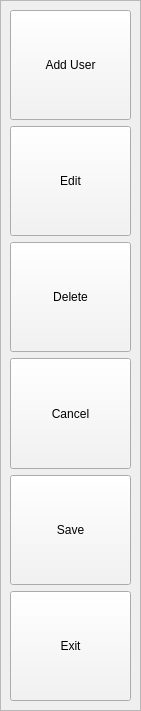
  <widget class="QFrame" name="frame">
   <property name="geometry">
    <rect>
     <x>10</x>
     <y>10</y>
     <width>141</width>
     <height>711</height>
    </rect>
   </property>
   <property name="frameShape">
    <enum>QFrame::StyledPanel</enum>
   </property>
   <property name="frameShadow">
    <enum>QFrame::Raised</enum>
   </property>
   <widget class="QWidget" name="verticalLayoutWidget">
    <property name="geometry">
     <rect>
      <x>10</x>
      <y>10</y>
      <width>121</width>
      <height>691</height>
     </rect>
    </property>
    <layout class="QVBoxLayout" name="verticalLayout">
     <item>
      <widget class="QPushButton" name="pushButton_3">
       <property name="sizePolicy">
        <sizepolicy hsizetype="MinimumExpanding" vsizetype="MinimumExpanding">
         <horstretch>0</horstretch>
         <verstretch>0</verstretch>
        </sizepolicy>
       </property>
       <property name="palette">
        <palette>
         <active>
          <colorrole role="Button">
           <brush brushstyle="SolidPattern">
            <color alpha="255">
             <red>243</red>
             <green>243</green>
             <blue>243</blue>
            </color>
           </brush>
          </colorrole>
          <colorrole role="ButtonText">
           <brush brushstyle="SolidPattern">
            <color alpha="255">
             <red>0</red>
             <green>0</green>
             <blue>0</blue>
            </color>
           </brush>
          </colorrole>
         </active>
         <inactive>
          <colorrole role="Button">
           <brush brushstyle="SolidPattern">
            <color alpha="255">
             <red>243</red>
             <green>243</green>
             <blue>243</blue>
            </color>
           </brush>
          </colorrole>
          <colorrole role="ButtonText">
           <brush brushstyle="SolidPattern">
            <color alpha="255">
             <red>0</red>
             <green>0</green>
             <blue>0</blue>
            </color>
           </brush>
          </colorrole>
         </inactive>
         <disabled>
          <colorrole role="Button">
           <brush brushstyle="SolidPattern">
            <color alpha="255">
             <red>243</red>
             <green>243</green>
             <blue>243</blue>
            </color>
           </brush>
          </colorrole>
          <colorrole role="ButtonText">
           <brush brushstyle="SolidPattern">
            <color alpha="255">
             <red>190</red>
             <green>190</green>
             <blue>190</blue>
            </color>
           </brush>
          </colorrole>
         </disabled>
        </palette>
       </property>
       <property name="layoutDirection">
        <enum>Qt::LeftToRight</enum>
       </property>
       <property name="text">
        <string>Add User</string>
       </property>
      </widget>
     </item>
     <item>
      <widget class="QPushButton" name="pushButton_2">
       <property name="sizePolicy">
        <sizepolicy hsizetype="MinimumExpanding" vsizetype="MinimumExpanding">
         <horstretch>0</horstretch>
         <verstretch>0</verstretch>
        </sizepolicy>
       </property>
       <property name="palette">
        <palette>
         <active>
          <colorrole role="Button">
           <brush brushstyle="SolidPattern">
            <color alpha="255">
             <red>243</red>
             <green>243</green>
             <blue>243</blue>
            </color>
           </brush>
          </colorrole>
          <colorrole role="ButtonText">
           <brush brushstyle="SolidPattern">
            <color alpha="255">
             <red>0</red>
             <green>0</green>
             <blue>0</blue>
            </color>
           </brush>
          </colorrole>
         </active>
         <inactive>
          <colorrole role="Button">
           <brush brushstyle="SolidPattern">
            <color alpha="255">
             <red>243</red>
             <green>243</green>
             <blue>243</blue>
            </color>
           </brush>
          </colorrole>
          <colorrole role="ButtonText">
           <brush brushstyle="SolidPattern">
            <color alpha="255">
             <red>0</red>
             <green>0</green>
             <blue>0</blue>
            </color>
           </brush>
          </colorrole>
         </inactive>
         <disabled>
          <colorrole role="Button">
           <brush brushstyle="SolidPattern">
            <color alpha="255">
             <red>243</red>
             <green>243</green>
             <blue>243</blue>
            </color>
           </brush>
          </colorrole>
          <colorrole role="ButtonText">
           <brush brushstyle="SolidPattern">
            <color alpha="255">
             <red>190</red>
             <green>190</green>
             <blue>190</blue>
            </color>
           </brush>
          </colorrole>
         </disabled>
        </palette>
       </property>
       <property name="focusPolicy">
        <enum>Qt::NoFocus</enum>
       </property>
       <property name="text">
        <string>Edit</string>
       </property>
      </widget>
     </item>
     <item>
      <widget class="QPushButton" name="pushButton_4">
       <property name="sizePolicy">
        <sizepolicy hsizetype="MinimumExpanding" vsizetype="MinimumExpanding">
         <horstretch>0</horstretch>
         <verstretch>0</verstretch>
        </sizepolicy>
       </property>
       <property name="palette">
        <palette>
         <active>
          <colorrole role="Button">
           <brush brushstyle="SolidPattern">
            <color alpha="255">
             <red>243</red>
             <green>243</green>
             <blue>243</blue>
            </color>
           </brush>
          </colorrole>
          <colorrole role="ButtonText">
           <brush brushstyle="SolidPattern">
            <color alpha="255">
             <red>0</red>
             <green>0</green>
             <blue>0</blue>
            </color>
           </brush>
          </colorrole>
         </active>
         <inactive>
          <colorrole role="Button">
           <brush brushstyle="SolidPattern">
            <color alpha="255">
             <red>243</red>
             <green>243</green>
             <blue>243</blue>
            </color>
           </brush>
          </colorrole>
          <colorrole role="ButtonText">
           <brush brushstyle="SolidPattern">
            <color alpha="255">
             <red>0</red>
             <green>0</green>
             <blue>0</blue>
            </color>
           </brush>
          </colorrole>
         </inactive>
         <disabled>
          <colorrole role="Button">
           <brush brushstyle="SolidPattern">
            <color alpha="255">
             <red>243</red>
             <green>243</green>
             <blue>243</blue>
            </color>
           </brush>
          </colorrole>
          <colorrole role="ButtonText">
           <brush brushstyle="SolidPattern">
            <color alpha="255">
             <red>190</red>
             <green>190</green>
             <blue>190</blue>
            </color>
           </brush>
          </colorrole>
         </disabled>
        </palette>
       </property>
       <property name="focusPolicy">
        <enum>Qt::NoFocus</enum>
       </property>
       <property name="text">
        <string>Delete</string>
       </property>
      </widget>
     </item>
     <item>
      <widget class="QPushButton" name="pushButton_49">
       <property name="sizePolicy">
        <sizepolicy hsizetype="MinimumExpanding" vsizetype="MinimumExpanding">
         <horstretch>0</horstretch>
         <verstretch>0</verstretch>
        </sizepolicy>
       </property>
       <property name="palette">
        <palette>
         <active>
          <colorrole role="Button">
           <brush brushstyle="SolidPattern">
            <color alpha="255">
             <red>243</red>
             <green>243</green>
             <blue>243</blue>
            </color>
           </brush>
          </colorrole>
          <colorrole role="ButtonText">
           <brush brushstyle="SolidPattern">
            <color alpha="255">
             <red>0</red>
             <green>0</green>
             <blue>0</blue>
            </color>
           </brush>
          </colorrole>
         </active>
         <inactive>
          <colorrole role="Button">
           <brush brushstyle="SolidPattern">
            <color alpha="255">
             <red>243</red>
             <green>243</green>
             <blue>243</blue>
            </color>
           </brush>
          </colorrole>
          <colorrole role="ButtonText">
           <brush brushstyle="SolidPattern">
            <color alpha="255">
             <red>0</red>
             <green>0</green>
             <blue>0</blue>
            </color>
           </brush>
          </colorrole>
         </inactive>
         <disabled>
          <colorrole role="Button">
           <brush brushstyle="SolidPattern">
            <color alpha="255">
             <red>243</red>
             <green>243</green>
             <blue>243</blue>
            </color>
           </brush>
          </colorrole>
          <colorrole role="ButtonText">
           <brush brushstyle="SolidPattern">
            <color alpha="255">
             <red>190</red>
             <green>190</green>
             <blue>190</blue>
            </color>
           </brush>
          </colorrole>
         </disabled>
        </palette>
       </property>
       <property name="focusPolicy">
        <enum>Qt::NoFocus</enum>
       </property>
       <property name="text">
        <string>Cancel</string>
       </property>
      </widget>
     </item>
     <item>
      <widget class="QPushButton" name="pushButton_5">
       <property name="sizePolicy">
        <sizepolicy hsizetype="MinimumExpanding" vsizetype="MinimumExpanding">
         <horstretch>0</horstretch>
         <verstretch>0</verstretch>
        </sizepolicy>
       </property>
       <property name="palette">
        <palette>
         <active>
          <colorrole role="Button">
           <brush brushstyle="SolidPattern">
            <color alpha="255">
             <red>243</red>
             <green>243</green>
             <blue>243</blue>
            </color>
           </brush>
          </colorrole>
          <colorrole role="Text">
           <brush brushstyle="SolidPattern">
            <color alpha="255">
             <red>255</red>
             <green>255</green>
             <blue>255</blue>
            </color>
           </brush>
          </colorrole>
          <colorrole role="ButtonText">
           <brush brushstyle="SolidPattern">
            <color alpha="255">
             <red>0</red>
             <green>0</green>
             <blue>0</blue>
            </color>
           </brush>
          </colorrole>
         </active>
         <inactive>
          <colorrole role="Button">
           <brush brushstyle="SolidPattern">
            <color alpha="255">
             <red>243</red>
             <green>243</green>
             <blue>243</blue>
            </color>
           </brush>
          </colorrole>
          <colorrole role="Text">
           <brush brushstyle="SolidPattern">
            <color alpha="255">
             <red>255</red>
             <green>255</green>
             <blue>255</blue>
            </color>
           </brush>
          </colorrole>
          <colorrole role="ButtonText">
           <brush brushstyle="SolidPattern">
            <color alpha="255">
             <red>0</red>
             <green>0</green>
             <blue>0</blue>
            </color>
           </brush>
          </colorrole>
         </inactive>
         <disabled>
          <colorrole role="Button">
           <brush brushstyle="SolidPattern">
            <color alpha="255">
             <red>243</red>
             <green>243</green>
             <blue>243</blue>
            </color>
           </brush>
          </colorrole>
          <colorrole role="Text">
           <brush brushstyle="SolidPattern">
            <color alpha="255">
             <red>190</red>
             <green>190</green>
             <blue>190</blue>
            </color>
           </brush>
          </colorrole>
          <colorrole role="ButtonText">
           <brush brushstyle="SolidPattern">
            <color alpha="255">
             <red>190</red>
             <green>190</green>
             <blue>190</blue>
            </color>
           </brush>
          </colorrole>
         </disabled>
        </palette>
       </property>
       <property name="focusPolicy">
        <enum>Qt::NoFocus</enum>
       </property>
       <property name="text">
        <string>Save</string>
       </property>
      </widget>
     </item>
     <item>
      <widget class="QPushButton" name="pushButton">
       <property name="sizePolicy">
        <sizepolicy hsizetype="MinimumExpanding" vsizetype="MinimumExpanding">
         <horstretch>0</horstretch>
         <verstretch>0</verstretch>
        </sizepolicy>
       </property>
       <property name="palette">
        <palette>
         <active>
          <colorrole role="Button">
           <brush brushstyle="SolidPattern">
            <color alpha="255">
             <red>243</red>
             <green>243</green>
             <blue>243</blue>
            </color>
           </brush>
          </colorrole>
          <colorrole role="ButtonText">
           <brush brushstyle="SolidPattern">
            <color alpha="255">
             <red>0</red>
             <green>0</green>
             <blue>0</blue>
            </color>
           </brush>
          </colorrole>
         </active>
         <inactive>
          <colorrole role="Button">
           <brush brushstyle="SolidPattern">
            <color alpha="255">
             <red>243</red>
             <green>243</green>
             <blue>243</blue>
            </color>
           </brush>
          </colorrole>
          <colorrole role="ButtonText">
           <brush brushstyle="SolidPattern">
            <color alpha="255">
             <red>0</red>
             <green>0</green>
             <blue>0</blue>
            </color>
           </brush>
          </colorrole>
         </inactive>
         <disabled>
          <colorrole role="Button">
           <brush brushstyle="SolidPattern">
            <color alpha="255">
             <red>243</red>
             <green>243</green>
             <blue>243</blue>
            </color>
           </brush>
          </colorrole>
          <colorrole role="ButtonText">
           <brush brushstyle="SolidPattern">
            <color alpha="255">
             <red>190</red>
             <green>190</green>
             <blue>190</blue>
            </color>
           </brush>
          </colorrole>
         </disabled>
        </palette>
       </property>
       <property name="focusPolicy">
        <enum>Qt::NoFocus</enum>
       </property>
       <property name="text">
        <string>Exit</string>
       </property>
      </widget>
     </item>
    </layout>
   </widget>
  </widget>
